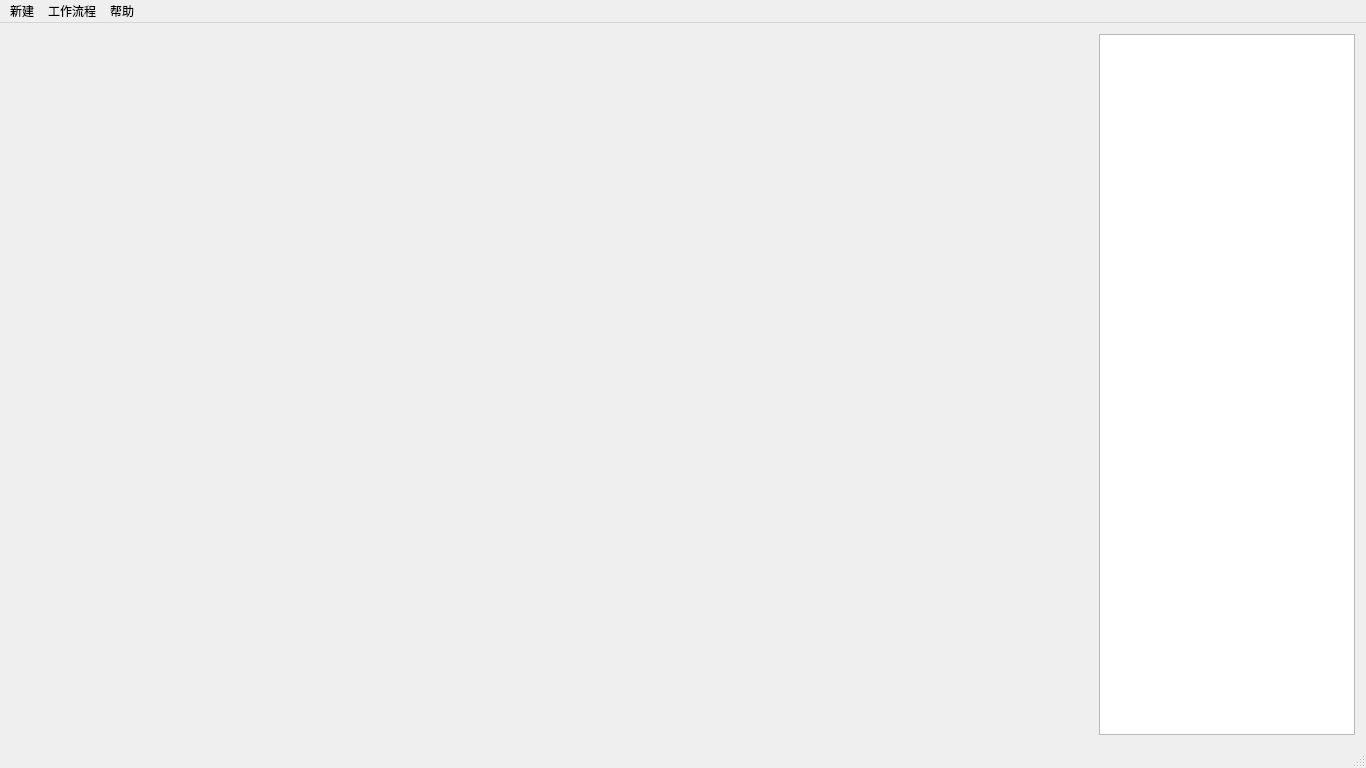
<?xml version="1.0" encoding="UTF-8"?>
<ui version="4.0">
 <class>mainui</class>
 <widget class="QMainWindow" name="mainui">
  <property name="geometry">
   <rect>
    <x>0</x>
    <y>0</y>
    <width>1366</width>
    <height>768</height>
   </rect>
  </property>
  <property name="windowTitle">
   <string>PPS</string>
  </property>
  <property name="autoFillBackground">
   <bool>false</bool>
  </property>
  <widget class="QWidget" name="centralWidget">
   <layout class="QGridLayout" name="gridLayout">
    <item row="0" column="1">
     <widget class="QTextEdit" name="textEdit">
      <property name="sizePolicy">
       <sizepolicy hsizetype="Fixed" vsizetype="Expanding">
        <horstretch>0</horstretch>
        <verstretch>0</verstretch>
       </sizepolicy>
      </property>
      <property name="textInteractionFlags">
       <set>Qt::NoTextInteraction</set>
      </property>
     </widget>
    </item>
    <item row="0" column="0">
     <widget class="QVTKOpenGLWidget" name="display3d" native="true"/>
    </item>
   </layout>
  </widget>
  <widget class="QMenuBar" name="menuBar">
   <property name="geometry">
    <rect>
     <x>0</x>
     <y>0</y>
     <width>1366</width>
     <height>23</height>
    </rect>
   </property>
   <widget class="QMenu" name="menu_new">
    <property name="title">
     <string>新建</string>
    </property>
    <addaction name="action_open"/>
    <addaction name="action_quit"/>
   </widget>
   <widget class="QMenu" name="menu_process">
    <property name="title">
     <string>工作流程</string>
    </property>
    <widget class="QMenu" name="menu_triangle">
     <property name="enabled">
      <bool>false</bool>
     </property>
     <property name="title">
      <string>空中三角测量</string>
     </property>
     <addaction name="action_free"/>
     <addaction name="action_absolute"/>
    </widget>
    <addaction name="action_feature"/>
    <addaction name="action_calib"/>
    <addaction name="menu_triangle"/>
    <addaction name="action_dense"/>
    <addaction name="action_filter"/>
    <addaction name="action_ortho"/>
    <addaction name="action_report"/>
   </widget>
   <widget class="QMenu" name="menu_help">
    <property name="title">
     <string>帮助</string>
    </property>
    <addaction name="action_about"/>
   </widget>
   <addaction name="menu_new"/>
   <addaction name="menu_process"/>
   <addaction name="menu_help"/>
  </widget>
  <widget class="QStatusBar" name="statusBar"/>
  <action name="action_open">
   <property name="text">
    <string>打开</string>
   </property>
  </action>
  <action name="action_feature">
   <property name="enabled">
    <bool>false</bool>
   </property>
   <property name="text">
    <string>特征提取</string>
   </property>
  </action>
  <action name="action_calib">
   <property name="enabled">
    <bool>false</bool>
   </property>
   <property name="text">
    <string>畸变校正</string>
   </property>
  </action>
  <action name="action_free">
   <property name="enabled">
    <bool>false</bool>
   </property>
   <property name="text">
    <string>自由网平差</string>
   </property>
  </action>
  <action name="action_absolute">
   <property name="enabled">
    <bool>false</bool>
   </property>
   <property name="text">
    <string>绝对网平差</string>
   </property>
  </action>
  <action name="action_dense">
   <property name="enabled">
    <bool>false</bool>
   </property>
   <property name="text">
    <string>密集匹配</string>
   </property>
  </action>
  <action name="action_filter">
   <property name="enabled">
    <bool>false</bool>
   </property>
   <property name="text">
    <string>点云滤波</string>
   </property>
  </action>
  <action name="action_ortho">
   <property name="enabled">
    <bool>false</bool>
   </property>
   <property name="text">
    <string>正射校正</string>
   </property>
  </action>
  <action name="action_report">
   <property name="enabled">
    <bool>false</bool>
   </property>
   <property name="text">
    <string>生成报告</string>
   </property>
  </action>
  <action name="action_about">
   <property name="text">
    <string>关于</string>
   </property>
  </action>
  <action name="action_quit">
   <property name="text">
    <string>退出</string>
   </property>
  </action>
 </widget>
 <layoutdefault spacing="6" margin="11"/>
 <customwidgets>
  <customwidget>
   <class>QVTKOpenGLWidget</class>
   <extends>QWidget</extends>
   <header location="global">Thirdparty/VTK/include/vtk-8.2/QVTKOpenGLWidget.h</header>
   <container>1</container>
   <slots>
    <slot>display()</slot>
   </slots>
  </customwidget>
 </customwidgets>
 <resources/>
 <connections>
  <connection>
   <sender>action_open</sender>
   <signal>triggered()</signal>
   <receiver>mainui</receiver>
   <slot>paint()</slot>
   <hints>
    <hint type="sourcelabel">
     <x>-1</x>
     <y>-1</y>
    </hint>
    <hint type="destinationlabel">
     <x>682</x>
     <y>383</y>
    </hint>
   </hints>
  </connection>
  <connection>
   <sender>action_quit</sender>
   <signal>triggered()</signal>
   <receiver>mainui</receiver>
   <slot>close()</slot>
   <hints>
    <hint type="sourcelabel">
     <x>-1</x>
     <y>-1</y>
    </hint>
    <hint type="destinationlabel">
     <x>682</x>
     <y>383</y>
    </hint>
   </hints>
  </connection>
 </connections>
 <slots>
  <slot>paint()</slot>
 </slots>
</ui>
